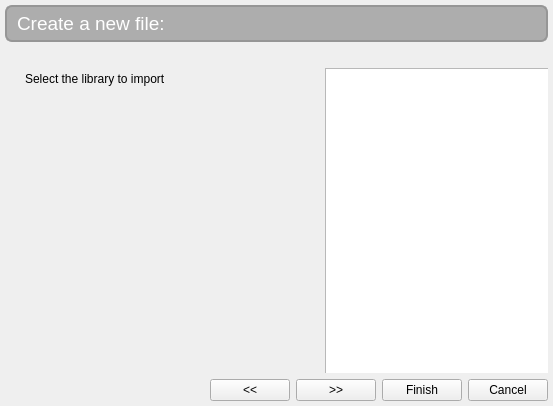
<?xml version="1.0" encoding="UTF-8"?>
<ui version="4.0">
 <class>Wizard</class>
 <widget class="QDialog" name="Wizard">
  <property name="geometry">
   <rect>
    <x>0</x>
    <y>0</y>
    <width>553</width>
    <height>406</height>
   </rect>
  </property>
  <property name="windowTitle">
   <string>Wizard</string>
  </property>
  <property name="styleSheet">
   <string notr="true"/>
  </property>
  <layout class="QGridLayout" name="gridLayout">
   <property name="leftMargin">
    <number>5</number>
   </property>
   <property name="topMargin">
    <number>5</number>
   </property>
   <property name="rightMargin">
    <number>5</number>
   </property>
   <property name="bottomMargin">
    <number>5</number>
   </property>
   <item row="0" column="0">
    <layout class="QVBoxLayout" name="verticalLayout">
     <item>
      <widget class="QLabel" name="lblTitle">
       <property name="font">
        <font>
         <pointsize>14</pointsize>
        </font>
       </property>
       <property name="styleSheet">
        <string notr="true">border-radius: 7px;
border: 2px solid rgb(150, 150, 150);
background-color: rgb(173, 173, 173);
color: white;
eee: rgb(150, 180, 210);
padding: 5px;
font-size:14pt;</string>
       </property>
       <property name="text">
        <string>Create a new file:</string>
       </property>
      </widget>
     </item>
     <item>
      <widget class="QStackedWidget" name="stackedWidget">
       <property name="currentIndex">
        <number>1</number>
       </property>
       <widget class="QWidget" name="page">
        <widget class="QTreeWidget" name="examplesTree">
         <property name="geometry">
          <rect>
           <x>300</x>
           <y>30</y>
           <width>231</width>
           <height>251</height>
          </rect>
         </property>
         <property name="rootIsDecorated">
          <bool>false</bool>
         </property>
         <attribute name="headerVisible">
          <bool>false</bool>
         </attribute>
         <column>
          <property name="text">
           <string notr="true">1</string>
          </property>
         </column>
        </widget>
        <widget class="QRadioButton" name="rbEmptyProject">
         <property name="geometry">
          <rect>
           <x>20</x>
           <y>70</y>
           <width>231</width>
           <height>18</height>
          </rect>
         </property>
         <property name="text">
          <string>Empty project</string>
         </property>
        </widget>
        <widget class="QRadioButton" name="rbImportExample">
         <property name="geometry">
          <rect>
           <x>20</x>
           <y>130</y>
           <width>181</width>
           <height>18</height>
          </rect>
         </property>
         <property name="text">
          <string>Import example</string>
         </property>
        </widget>
        <widget class="QLabel" name="label_2">
         <property name="geometry">
          <rect>
           <x>10</x>
           <y>20</y>
           <width>531</width>
           <height>16</height>
          </rect>
         </property>
         <property name="font">
          <font>
           <weight>75</weight>
           <bold>true</bold>
          </font>
         </property>
         <property name="text">
          <string>New project</string>
         </property>
        </widget>
        <widget class="QLabel" name="label_3">
         <property name="geometry">
          <rect>
           <x>40</x>
           <y>90</y>
           <width>531</width>
           <height>16</height>
          </rect>
         </property>
         <property name="text">
          <string>Create a new project from scratch</string>
         </property>
        </widget>
        <widget class="QLabel" name="label_4">
         <property name="geometry">
          <rect>
           <x>40</x>
           <y>150</y>
           <width>241</width>
           <height>41</height>
          </rect>
         </property>
         <property name="text">
          <string>Create a new project based on an Arduino example sketch</string>
         </property>
         <property name="wordWrap">
          <bool>true</bool>
         </property>
        </widget>
        <widget class="QRadioButton" name="rbImportSketch">
         <property name="geometry">
          <rect>
           <x>20</x>
           <y>210</y>
           <width>181</width>
           <height>18</height>
          </rect>
         </property>
         <property name="text">
          <string>Import sketch</string>
         </property>
        </widget>
        <widget class="QLabel" name="label_7">
         <property name="geometry">
          <rect>
           <x>40</x>
           <y>230</y>
           <width>241</width>
           <height>41</height>
          </rect>
         </property>
         <property name="text">
          <string>Create a new project based on an Arduino sketch (.INO file)</string>
         </property>
         <property name="wordWrap">
          <bool>true</bool>
         </property>
        </widget>
       </widget>
       <widget class="QWidget" name="import_lib">
        <widget class="QListWidget" name="listLibs">
         <property name="geometry">
          <rect>
           <x>320</x>
           <y>20</y>
           <width>251</width>
           <height>331</height>
          </rect>
         </property>
         <property name="horizontalScrollBarPolicy">
          <enum>Qt::ScrollBarAlwaysOn</enum>
         </property>
         <property name="sizeAdjustPolicy">
          <enum>QAbstractScrollArea::AdjustIgnored</enum>
         </property>
        </widget>
        <widget class="QLabel" name="label_5">
         <property name="geometry">
          <rect>
           <x>20</x>
           <y>20</y>
           <width>261</width>
           <height>21</height>
          </rect>
         </property>
         <property name="text">
          <string>Select the library to import</string>
         </property>
        </widget>
       </widget>
       <widget class="QWidget" name="page_2">
        <widget class="QLabel" name="label_6">
         <property name="geometry">
          <rect>
           <x>20</x>
           <y>50</y>
           <width>191</width>
           <height>16</height>
          </rect>
         </property>
         <property name="text">
          <string>Project name</string>
         </property>
        </widget>
        <widget class="QLineEdit" name="projectName">
         <property name="geometry">
          <rect>
           <x>20</x>
           <y>70</y>
           <width>221</width>
           <height>20</height>
          </rect>
         </property>
        </widget>
       </widget>
       <widget class="QWidget" name="page_3">
        <widget class="QLineEdit" name="lineEdit">
         <property name="geometry">
          <rect>
           <x>50</x>
           <y>100</y>
           <width>113</width>
           <height>25</height>
          </rect>
         </property>
        </widget>
        <widget class="QLabel" name="label">
         <property name="geometry">
          <rect>
           <x>30</x>
           <y>70</y>
           <width>66</width>
           <height>19</height>
          </rect>
         </property>
         <property name="text">
          <string>TextLabel</string>
         </property>
        </widget>
       </widget>
       <widget class="QWidget" name="page_4">
        <layout class="QGridLayout" name="gridLayout_2">
         <item row="0" column="0">
          <layout class="QVBoxLayout" name="verticalLayout_2">
           <item>
            <spacer name="verticalSpacer">
             <property name="orientation">
              <enum>Qt::Vertical</enum>
             </property>
             <property name="sizeHint" stdset="0">
              <size>
               <width>20</width>
               <height>40</height>
              </size>
             </property>
            </spacer>
           </item>
           <item>
            <widget class="QLabel" name="label_8">
             <property name="text">
              <string>Select the sketch file to import:</string>
             </property>
            </widget>
           </item>
           <item>
            <layout class="QHBoxLayout" name="horizontalLayout_2">
             <property name="spacing">
              <number>0</number>
             </property>
             <item>
              <widget class="QLineEdit" name="ebSketchName">
               <property name="styleSheet">
                <string notr="true"/>
               </property>
              </widget>
             </item>
             <item>
              <widget class="QPushButton" name="pbSketchFile">
               <property name="maximumSize">
                <size>
                 <width>30</width>
                 <height>16777215</height>
                </size>
               </property>
               <property name="text">
                <string>...</string>
               </property>
              </widget>
             </item>
            </layout>
           </item>
          </layout>
         </item>
         <item row="1" column="0">
          <spacer name="verticalSpacer_2">
           <property name="orientation">
            <enum>Qt::Vertical</enum>
           </property>
           <property name="sizeHint" stdset="0">
            <size>
             <width>20</width>
             <height>40</height>
            </size>
           </property>
          </spacer>
         </item>
        </layout>
       </widget>
       <widget class="QWidget" name="page_5">
        <widget class="QRadioButton" name="rbCppFile">
         <property name="geometry">
          <rect>
           <x>70</x>
           <y>60</y>
           <width>181</width>
           <height>20</height>
          </rect>
         </property>
         <property name="text">
          <string>C++ file (.cpp)</string>
         </property>
         <property name="checked">
          <bool>true</bool>
         </property>
        </widget>
        <widget class="QRadioButton" name="rbCFile">
         <property name="geometry">
          <rect>
           <x>70</x>
           <y>90</y>
           <width>181</width>
           <height>20</height>
          </rect>
         </property>
         <property name="text">
          <string>C file (.c)</string>
         </property>
        </widget>
        <widget class="QRadioButton" name="rbHFile">
         <property name="geometry">
          <rect>
           <x>70</x>
           <y>120</y>
           <width>241</width>
           <height>20</height>
          </rect>
         </property>
         <property name="text">
          <string>Header file (h)</string>
         </property>
        </widget>
        <widget class="QLabel" name="label_13">
         <property name="geometry">
          <rect>
           <x>40</x>
           <y>170</y>
           <width>151</width>
           <height>16</height>
          </rect>
         </property>
         <property name="font">
          <font>
           <weight>75</weight>
           <bold>true</bold>
          </font>
         </property>
         <property name="text">
          <string>Set the file name:</string>
         </property>
        </widget>
        <widget class="QLineEdit" name="ebNewFile">
         <property name="geometry">
          <rect>
           <x>70</x>
           <y>190</y>
           <width>241</width>
           <height>22</height>
          </rect>
         </property>
        </widget>
        <widget class="QLabel" name="label_14">
         <property name="geometry">
          <rect>
           <x>30</x>
           <y>30</y>
           <width>371</width>
           <height>16</height>
          </rect>
         </property>
         <property name="font">
          <font>
           <weight>75</weight>
           <bold>true</bold>
          </font>
         </property>
         <property name="text">
          <string>Select the file type:</string>
         </property>
        </widget>
       </widget>
      </widget>
     </item>
     <item>
      <layout class="QHBoxLayout" name="horizontalLayout">
       <item>
        <spacer name="horizontalSpacer">
         <property name="orientation">
          <enum>Qt::Horizontal</enum>
         </property>
         <property name="sizeHint" stdset="0">
          <size>
           <width>40</width>
           <height>20</height>
          </size>
         </property>
        </spacer>
       </item>
       <item>
        <widget class="QPushButton" name="btnPrevious">
         <property name="maximumSize">
          <size>
           <width>80</width>
           <height>16777215</height>
          </size>
         </property>
         <property name="text">
          <string>&lt;&lt;</string>
         </property>
        </widget>
       </item>
       <item>
        <widget class="QPushButton" name="btnNext">
         <property name="maximumSize">
          <size>
           <width>80</width>
           <height>16777215</height>
          </size>
         </property>
         <property name="text">
          <string>&gt;&gt;</string>
         </property>
        </widget>
       </item>
       <item>
        <widget class="QPushButton" name="btnFinish">
         <property name="maximumSize">
          <size>
           <width>80</width>
           <height>16777215</height>
          </size>
         </property>
         <property name="text">
          <string>Finish</string>
         </property>
        </widget>
       </item>
       <item>
        <widget class="QPushButton" name="btnCancel">
         <property name="maximumSize">
          <size>
           <width>80</width>
           <height>16777215</height>
          </size>
         </property>
         <property name="text">
          <string>Cancel</string>
         </property>
        </widget>
       </item>
      </layout>
     </item>
    </layout>
   </item>
  </layout>
 </widget>
 <layoutdefault spacing="6" margin="11"/>
 <resources/>
 <connections/>
</ui>
